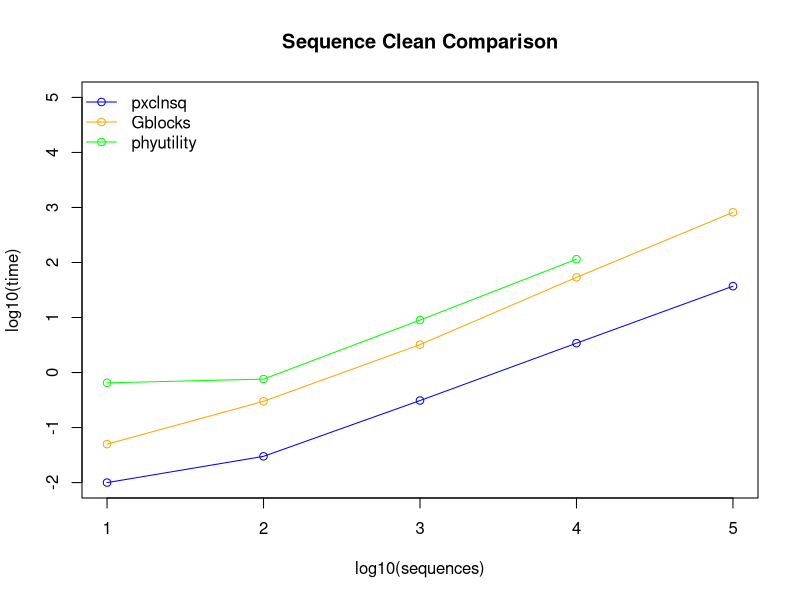
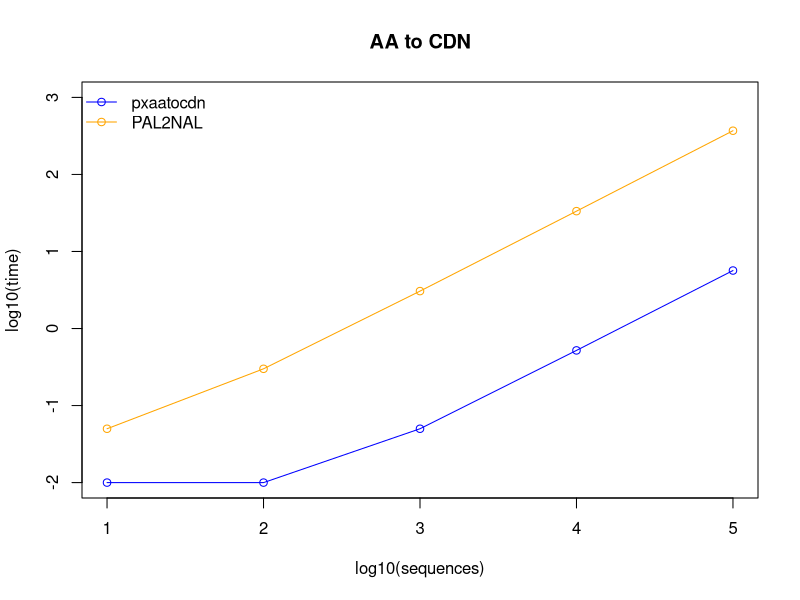
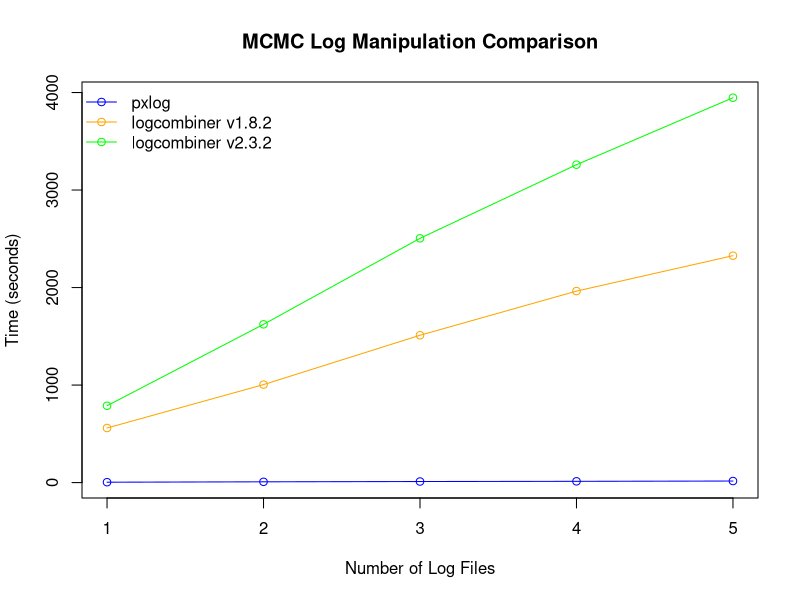

The R script that drew these images, in order:
## SEQ CLEANING
Phyx        <- log10(c(0.01, 0.03, 0.31, 3.42, 37.12));
Gblocks     <- log10(c(0.05, 0.30, 3.22, 53.77, 814.39));
Phyutility  <- log10(c(0.65, 0.76, 8.99,114.84));
x           <- 1:5;
phyutilityx <- log10(c(10,100,1000,10000));
plot(x, Phyx, xlab="log10(sequences)",ylab="log10(time)",type="o", col="blue",
     ylim=c(-2,5), main="Sequence Clean Comparison");

lines(x,Gblocks, type="o", col="orange");
lines(phyutilityx,Phyutility, type="o", col="green");
legend("topleft", c("pxclnsq","Gblocks", "phyutility"), cex=1, 
       col=c("blue", "orange", "green"), pch=21, lty=1, bty="n");

## AA -> CDN
Phyx    <- log10(c(0.01, 0.01, 0.05, 0.52, 5.66));
PAL2NAL <- log10(c(0.05, 0.30, 3.06, 33.39, 369.54));
x       <- 1:5;
plot(x,Phyx, xlab="log10(sequences)",ylab="log10(time)",type="o", col="blue",
     ylim=c(-2,3), main="AA to CDN");
lines(x,PAL2NAL, type="o", col="orange");
legend("topleft", c("pxaatocdn", "PAL2NAL"), cex=1, 
       col=c("blue","orange"), pch=21, lty=1, bty="n");

## MCMC LOGS
x     <- 1:5;
phyx  <- c(4, 8, 11, 13, 16);
lcom  <- c((9*60)+20, (16*60)+45, (25*60)+11, (32*60)+44, (38*60)+47);
lcom2 <- c((13*60)+8, (27*60)+3, (41*60)+45, (54*60)+20, (65*60)+47);
plot(x, phyx, xlab="Number of Log Files",ylab="Time (seconds)",type="o", col="blue",
     ylim=c(0,3950), main="MCMC Log Manipulation Comparison");
lines(x, lcom, type="o", col="orange")
lines(x, lcom2, type="o", col="green")
legend("topleft", c("pxlog", "logcombiner v1.8.2", "logcombiner v2.3.2"), cex=1, 
       col=c("blue", "orange", "green"), pch=21, lty=1, bty="n");

